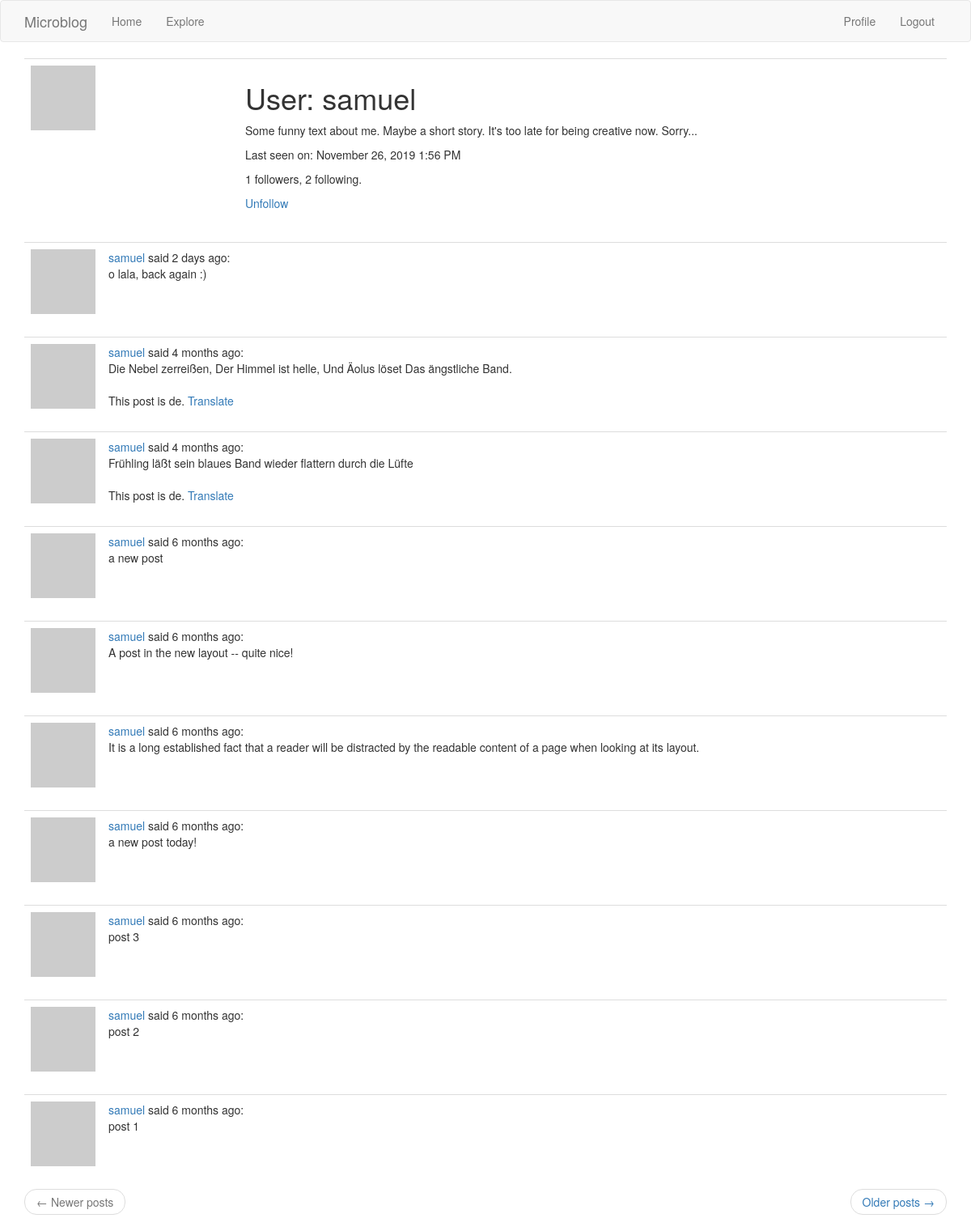
/user/samuel (signed in), run on an earlier commit of the app's database.
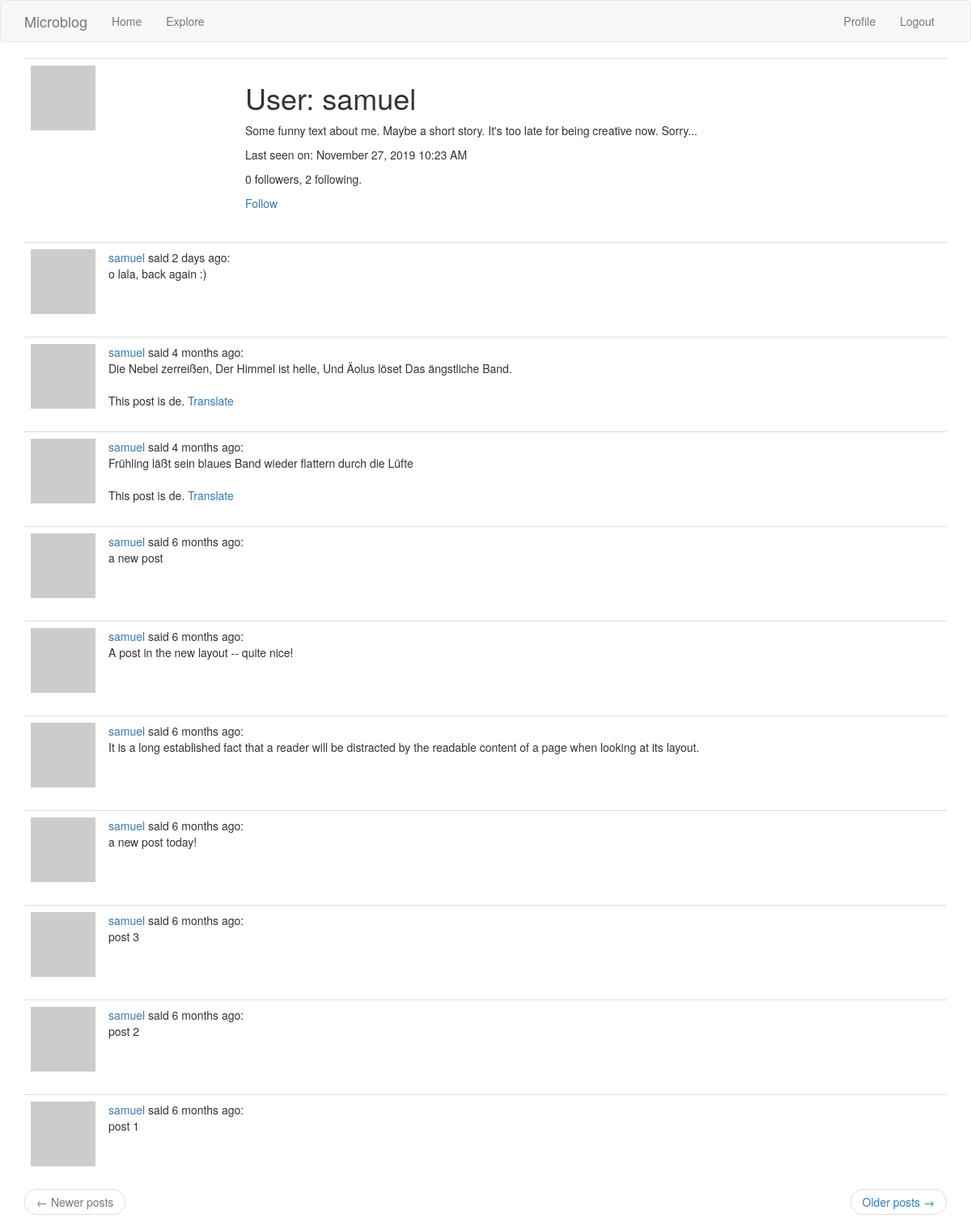
And on a later commit of the database.
### app/models.py (models this page shows, shortened)
class User(UserMixin, db.Model):
    id = db.Column(db.Integer, primary_key=True)
    username = db.Column(db.String(64), index=True, unique=True)
    email = db.Column(db.String(120), index=True, unique=True)
    password_hash = db.Column(db.String(128))
    posts = db.relationship('Post', backref='author', lazy='dynamic')
    about_me = db.Column(db.String(140))
    last_seen = db.Column(db.DateTime, default=datetime.utcnow)
    followed = db.relationship(
        'User', secondary=followers,
        primaryjoin=(followers.c.follower_id == id),
        secondaryjoin=(followers.c.followed_id == id),
        backref=db.backref('followers', lazy='dynamic'), lazy='dynamic')
    def avatar(self, size):
        digest = md5(self.email.lower().encode('utf-8')).hexdigest()
        return 'https://www.gravatar.com/avatar/{}?d=identicon&s={}'.format(digest, size)
    def is_following(self,user):
        return self.followed.filter(followers.c.followed_id == user.id).count() > 0

### app/main/routes.py (the view)
@bp.route('/user/<username>')
@login_required
def user(username):
    user = User.query.filter_by(username=username).first_or_404()
    page = request.args.get('page', 1, type=int)
    posts = user.posts.order_by(Post.timestamp.desc()).paginate(page, current_app.config['POSTS_PER_PAGE'], False)
    next_url = url_for('main.user', username=user.username, page=posts.next_num) if posts.has_next else None
    prev_url = url_for('main.user', username=user.username, page=posts.prev_num) if posts.has_prev else None
    return render_template('user.html', user=user, posts=posts.items, next_url=next_url, prev_url=prev_url, email=user.email)

### app/main/routes.py (called while the page is built)
@bp.before_request
def before_request():
    if current_user.is_authenticated:
        current_user.last_seen = datetime.utcnow()
        db.session.commit()

### app/models.py (called while the page is built)
@login.user_loader
def load_user(id):
    return User.query.get(int(id))

### app/templates/user.html
{% extends "base.html" %}
{% block app_content %}
  <table class="table table-hover">
    <tr>
      <td width="265px"><img src="{{ user.avatar(265) }}" alt=""></td>
      <td>
        <h1>User: {{ user.username }}</h1>
        {% if user.about_me %}<p>{{ user.about_me }}</p>{% endif %}
        {% if user.last_seen %}
        <p>Last seen on: {{ moment(user.last_seen).format('LLL') }}</p>
        {% endif %}
        <p>{{ user.followers.count() }} followers, {{ user.followed.count() }} following.</p>
        {% if user == current_user %}
        {% if user.email %}<p>Email: {{ user.email }}</p>{% endif %}
        <p><a href="{{ url_for('main.edit_profile') }}">Edit your profile</a></p>
        {% elif not current_user.is_following(user) %}
        <p><a href="{{ url_for('main.follow', username=user.username) }}">Follow</a></p>
        {% else %}
        <p><a href="{{ url_for('main.unfollow', username=user.username) }}">Unfollow</a></p>
        {% endif %}
      </td>
    </tr>
  </table>
  {% for post in posts %}
    {% include '_post.html' %}
  {% endfor %}
  {% include '_pager.html' %}
{% endblock %}

What changed in the data, as far as the page shows it:
changed User "samuel": last_seen "November 26, 2019 1:56 PM" → "November 27, 2019 10:23 AM"
Also different on the page:
{{ user.followers.count() }}: "1" → "0"
text no longer shown: "Unfollow"
text now shown: "Follow"
